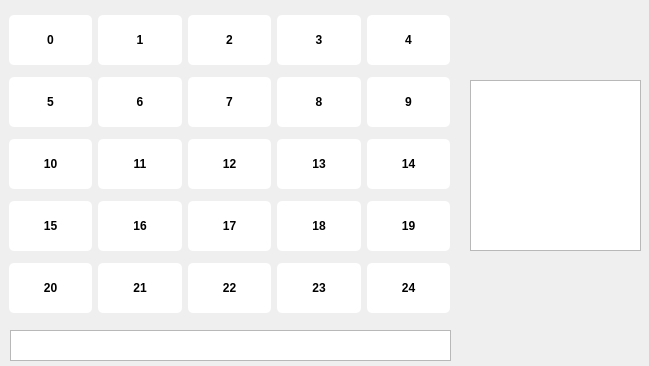
<?xml version="1.0" encoding="UTF-8"?>
<ui version="4.0">
 <class>Form</class>
 <widget class="QWidget" name="Form">
  <property name="geometry">
   <rect>
    <x>0</x>
    <y>0</y>
    <width>649</width>
    <height>366</height>
   </rect>
  </property>
  <property name="windowTitle">
   <string>Form</string>
  </property>
  <property name="styleSheet">
   <string notr="true">QPushButton {
color: black;
background-color: white;
font-size: 12px;
width: 75px;
height: 50px;
text-align:center;
font-weight: bold;
border: solid white 5px;
border-radius: 5px;
}

QPushButton:hover{
background-color: silver;
}

QPushButton:pressed{
background-color:green;
}</string>
  </property>
  <widget class="QTextEdit" name="out">
   <property name="geometry">
    <rect>
     <x>10</x>
     <y>330</y>
     <width>441</width>
     <height>31</height>
    </rect>
   </property>
  </widget>
  <widget class="QWidget" name="gridLayoutWidget">
   <property name="geometry">
    <rect>
     <x>9</x>
     <y>9</y>
     <width>441</width>
     <height>311</height>
    </rect>
   </property>
   <layout class="QGridLayout" name="gridLayout">
    <item row="3" column="2">
     <widget class="QPushButton" name="pushButton_18">
      <property name="text">
       <string>17</string>
      </property>
     </widget>
    </item>
    <item row="0" column="0">
     <widget class="QPushButton" name="pushButton">
      <property name="text">
       <string>0</string>
      </property>
     </widget>
    </item>
    <item row="2" column="0">
     <widget class="QPushButton" name="pushButton_11">
      <property name="text">
       <string>10</string>
      </property>
     </widget>
    </item>
    <item row="1" column="4">
     <widget class="QPushButton" name="pushButton_10">
      <property name="text">
       <string>9</string>
      </property>
     </widget>
    </item>
    <item row="0" column="2">
     <widget class="QPushButton" name="pushButton_3">
      <property name="text">
       <string>2</string>
      </property>
     </widget>
    </item>
    <item row="0" column="3">
     <widget class="QPushButton" name="pushButton_4">
      <property name="text">
       <string>3</string>
      </property>
     </widget>
    </item>
    <item row="1" column="3">
     <widget class="QPushButton" name="pushButton_9">
      <property name="text">
       <string>8</string>
      </property>
     </widget>
    </item>
    <item row="3" column="1">
     <widget class="QPushButton" name="pushButton_17">
      <property name="text">
       <string>16</string>
      </property>
     </widget>
    </item>
    <item row="0" column="1">
     <widget class="QPushButton" name="pushButton_2">
      <property name="text">
       <string>1</string>
      </property>
     </widget>
    </item>
    <item row="3" column="0">
     <widget class="QPushButton" name="pushButton_16">
      <property name="text">
       <string>15</string>
      </property>
     </widget>
    </item>
    <item row="3" column="3">
     <widget class="QPushButton" name="pushButton_19">
      <property name="text">
       <string>18</string>
      </property>
     </widget>
    </item>
    <item row="1" column="2">
     <widget class="QPushButton" name="pushButton_8">
      <property name="text">
       <string>7</string>
      </property>
     </widget>
    </item>
    <item row="1" column="1">
     <widget class="QPushButton" name="pushButton_7">
      <property name="text">
       <string>6</string>
      </property>
     </widget>
    </item>
    <item row="2" column="3">
     <widget class="QPushButton" name="pushButton_14">
      <property name="text">
       <string>13</string>
      </property>
     </widget>
    </item>
    <item row="3" column="4">
     <widget class="QPushButton" name="pushButton_20">
      <property name="text">
       <string>19</string>
      </property>
     </widget>
    </item>
    <item row="2" column="2">
     <widget class="QPushButton" name="pushButton_13">
      <property name="text">
       <string>12</string>
      </property>
     </widget>
    </item>
    <item row="0" column="4">
     <widget class="QPushButton" name="pushButton_5">
      <property name="text">
       <string>4</string>
      </property>
     </widget>
    </item>
    <item row="2" column="1">
     <widget class="QPushButton" name="pushButton_12">
      <property name="text">
       <string>11</string>
      </property>
     </widget>
    </item>
    <item row="2" column="4">
     <widget class="QPushButton" name="pushButton_15">
      <property name="text">
       <string>14</string>
      </property>
     </widget>
    </item>
    <item row="1" column="0">
     <widget class="QPushButton" name="pushButton_6">
      <property name="text">
       <string>5</string>
      </property>
     </widget>
    </item>
    <item row="4" column="0">
     <widget class="QPushButton" name="pushButton_21">
      <property name="text">
       <string>20</string>
      </property>
     </widget>
    </item>
    <item row="4" column="1">
     <widget class="QPushButton" name="pushButton_22">
      <property name="text">
       <string>21</string>
      </property>
     </widget>
    </item>
    <item row="4" column="2">
     <widget class="QPushButton" name="pushButton_23">
      <property name="text">
       <string>22</string>
      </property>
     </widget>
    </item>
    <item row="4" column="3">
     <widget class="QPushButton" name="pushButton_24">
      <property name="text">
       <string>23</string>
      </property>
     </widget>
    </item>
    <item row="4" column="4">
     <widget class="QPushButton" name="pushButton_25">
      <property name="text">
       <string>24</string>
      </property>
     </widget>
    </item>
   </layout>
  </widget>
  <widget class="QTextEdit" name="textEdit">
   <property name="geometry">
    <rect>
     <x>470</x>
     <y>80</y>
     <width>171</width>
     <height>171</height>
    </rect>
   </property>
  </widget>
 </widget>
 <resources/>
 <connections/>
</ui>
